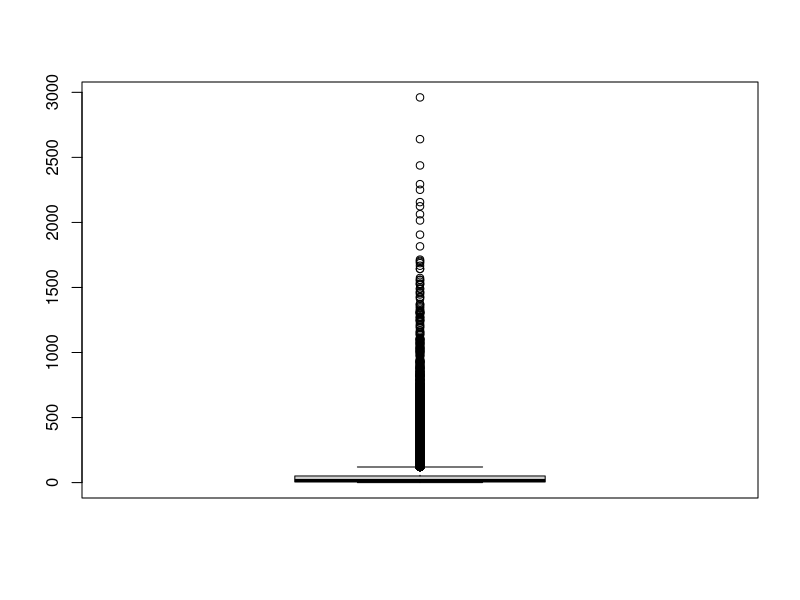
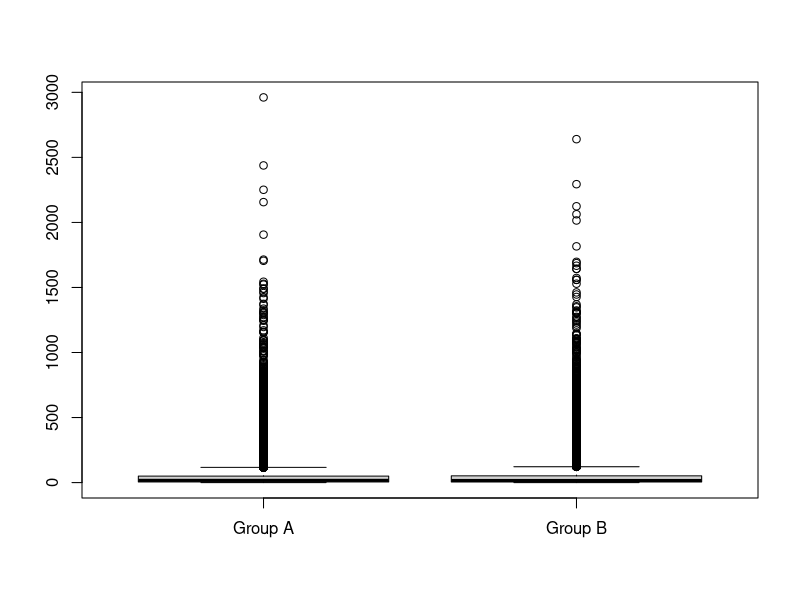
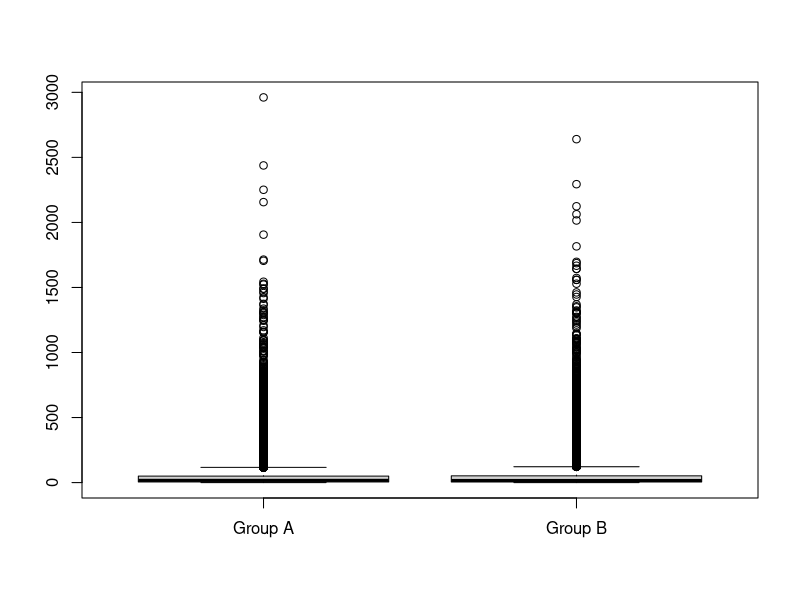
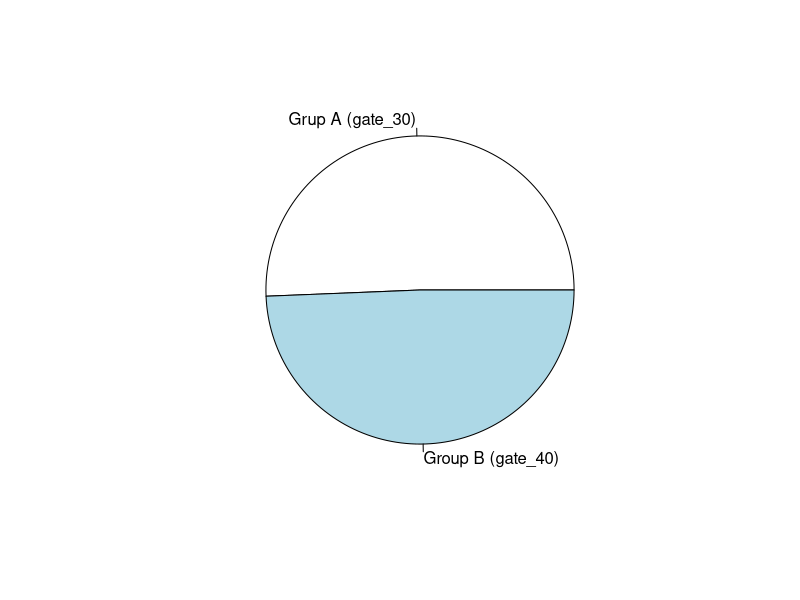
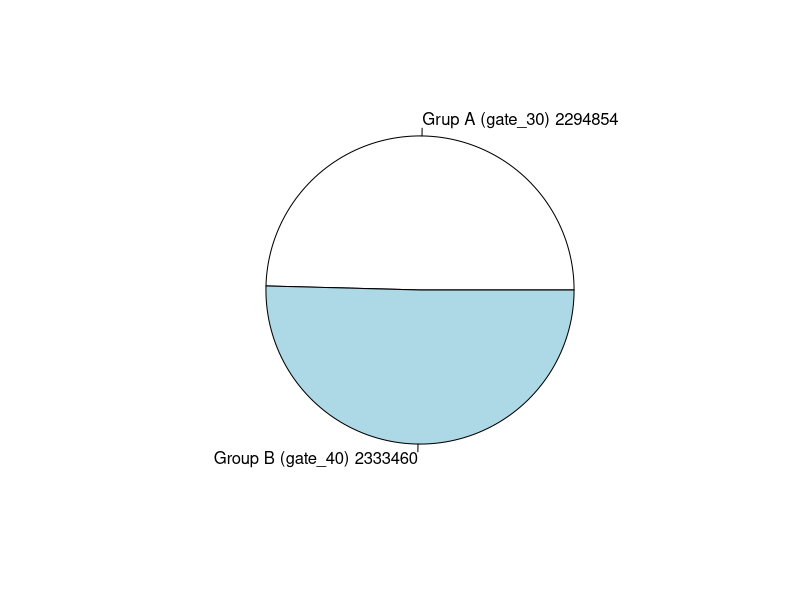
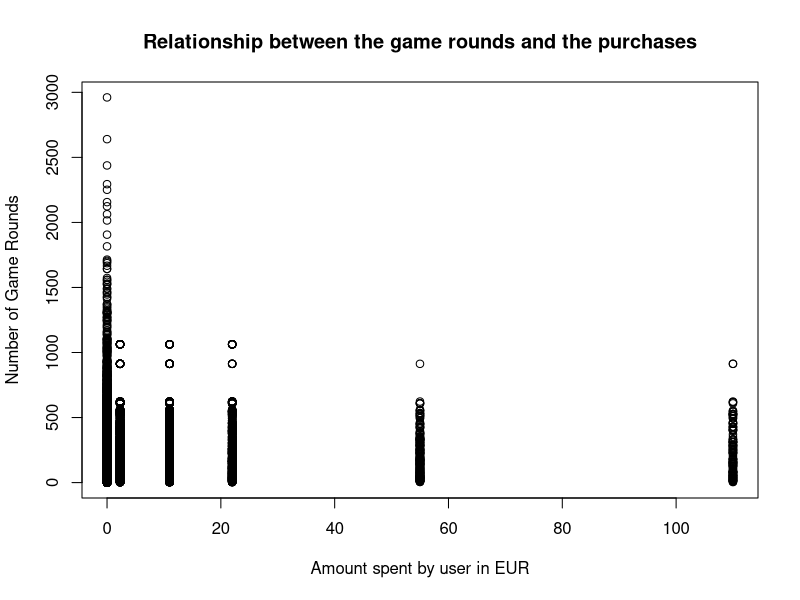
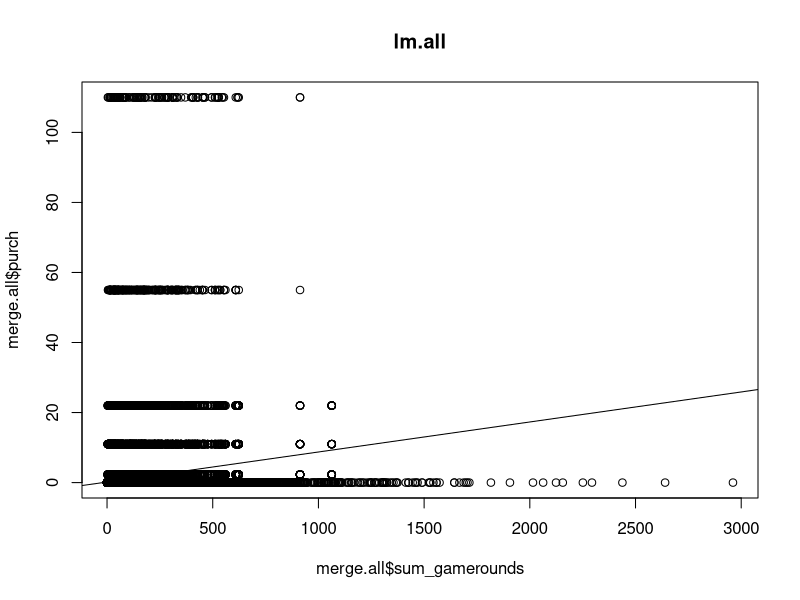
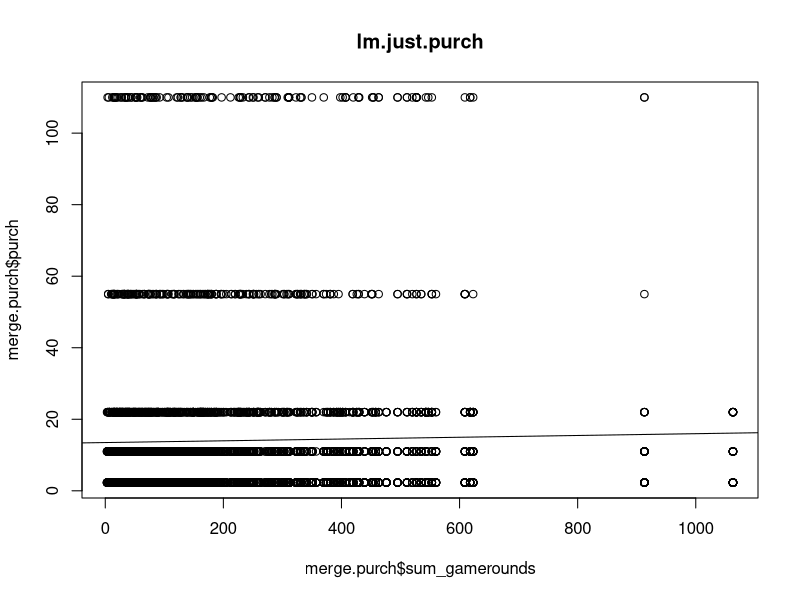

Source code (R) for these figures, in order:
## ---- chunk 1
knitr::opts_chunk$set(echo = TRUE)
## ---- chunk 2
  DS <- read.csv("cookie_cats_ABtest.csv", sep = ",")
  PR <- read.csv("cookie_cats_purch.csv", sep = ",")
  
  str(DS)
  str(PR)
## ---- chunk 3
  naUserid <- which(is.na(DS$userid)) ; naUserid
  DS <- DS[-naUserid, ]
## ---- chunk 4
  table(DS$retention_1)
  DS$retention_1[DS$retention_1 == "false "] = FALSE
  DS$retention_1[DS$retention_1 == "  true "] = TRUE
  table(DS$retention_1)
## ---- chunk 5
  DS <- DS[-which.max(DS$sum_gamerounds), ]
## ---- chunk 6
  inexistentValues <- which((PR$id %in% DS$userid) == FALSE) ; inexistentValues
  PR <- PR[-inexistentValues, ]
  which((PR$id %in% DS$userid) == FALSE)
## ---- chunk 7
  naPurch <- which(is.na(PR$purch)) ; naPurch
  PR <- PR[-naPurch, ]
## ---- chunk 8
  PR['purch'] <-  as.numeric(gsub("[a-zA-Z]","", PR$purch))
## ---- chunk 9
  PR$purch[PR$purch < 0] <- -(PR$purch[PR$purch < 0])
  unique(PR$purch)
## ---- chunk 10
  nrow(DS)
## ---- chunk 11
  table(DS$version)
## ---- chunk 12
  boxplot(DS$sum_gamerounds)
  groupA <- DS$sum_gamerounds[DS$version == "gate_30"]
  groupB <- DS$sum_gamerounds[DS$version == "gate_40"]
  boxplot(groupA, groupB, names = c("Group A", "Group B"))
## ---- chunk 13
  activeUsersDay1 <- sum(DS$retention_1 == TRUE)
  totalUsers <- nrow(DS)
  percentageRetentionDay1 <- activeUsersDay1 * 100 / totalUsers
  paste(as.character(round(percentageRetentionDay1, 3)),"%")
## ---- chunk 14
  activeUsersDay7 <- sum(DS$retention_1 == TRUE & DS$retention_7 == TRUE)
  percentageRetentionDay7 <- activeUsersDay7 * 100 / totalUsers
  paste(as.character(round(percentageRetentionDay7, 3)),"%")
## ---- chunk 15
  non.playing.users <- sum(DS$retention_1 == FALSE & DS$retention_7 == FALSE) ; non.playing.users
## ---- chunk 16
  percentageNonPlayingUsers <- non.playing.users * 100 / totalUsers
  paste(as.character(round(percentageNonPlayingUsers, 2)),"%")
## ---- chunk 17
  num.users.DS <- nrow(DS)
  num.users.PR <- nrow(PR)
  PR.AND.DS.USERS <- sum(num.users.DS, num.users.PR)
  
  percentage.paying.users <- num.users.PR * 100 / PR.AND.DS.USERS
  paste(as.character(round(percentage.paying.users, 2)), "%")
## ---- chunk 18
  repeated <- length(table(PR$id))
  percentage.multiple.purchases <- repeated * 100 / num.users.PR
  paste(as.character(round(percentage.multiple.purchases, 2)), "%")
## ---- chunk 19
  mean <- mean(PR$purch) ; mean
  # <- max(PR$purch) ; max esta mal, s'ha de mirar el maxim total de compres per usuari, no la compra mes cara
  
## ---- chunk 20
 boxplot(groupA, groupB, names = c("Group A", "Group B"))
## ---- chunk 21
 GroupAtotalUsersRetention<-length(DS$userid[DS$retention_1=="TRUE" & DS$retention_7 =="TRUE" & DS$version == "gate_30"]) 
 GroupBtotalUsersRetention<-length(DS$userid[DS$retention_1=="TRUE" & DS$retention_7 =="TRUE" & DS$version == "gate_40"])
 totalUsersWithMaxRetention<- c(GroupAtotalUsersRetention,GroupBtotalUsersRetention)
 pie(totalUsersWithMaxRetention,labels=c("Grup A (gate_30)","Group B (gate_40)"))

## ---- chunk 22
 GroupASumGameRounds<-sum(DS$sum_gamerounds[ DS$version == "gate_30"]) 
 GroupBSumGameRounds<-sum(DS$sum_gamerounds[ DS$version == "gate_40"]) 

 gameRoundsVector<- c(GroupASumGameRounds,GroupBSumGameRounds)
 aTmp<-paste("Grup A (gate_30)",GroupASumGameRounds)
 bTmp<-paste("Group B (gate_40)",GroupBSumGameRounds)
 pie(gameRoundsVector,labels=c( aTmp, bTmp))

## ---- chunk 23
length(DS$userid[DS$version=="gate_30"])
length(DS$userid[DS$version=="gate_40"])
  #stdev <- sqrt(sum((dataset$A)^2) / (length(dataset$A)-1))
## ---- chunk 24
meanGroupA<- mean(DS$sum_gamerounds[DS$version=="gate_30"] )
meanGroupA
meanGroupB<- mean(DS$sum_gamerounds[DS$version=="gate_40"] )
meanGroupB
s1<-sd(DS$sum_gamerounds[DS$version=="gate_30"])
s2<-sd(DS$sum_gamerounds[DS$version=="gate_40"])

Tobs<-(meanGroupA-meanGroupB)/sqrt(s1^2/meanGroupA + s2^2/meanGroupB)
Tobs
  #stdev <- sqrt(sum((dataset$A)^2) / (length(dataset$A)-1))
degreesOfFredom<-(s1^2/meanGroupA + s2^2/meanGroupB)^2 /
  ( ((s1^2/meanGroupA)^2/meanGroupA-1) + ((s2^2/meanGroupB)^2/(meanGroupB-1) ))
degreesOfFredom
## ---- chunk 25
alpha = qt ( 0.05, df=degreesOfFredom,lower.tail=FALSE )#sumGameRounds40-sumGameRounds30>0 creo
alpha
## ---- chunk 26
h0CanBeRejected<-Tobs>alpha
h0CanBeRejected
## ---- chunk 27
p<-pt(Tobs,df=degreesOfFredom,lower.tail=FALSE)
p
alpha
## ---- chunk 28
  library(dplyr)
  merge.all <-merge(DS,PR,by.x="userid",by.y="id", all = TRUE)
  merge.all$purch[is.na(merge.all$purch)] <- 0
  
  merge.purch = merge(DS,PR,by.x="userid",by.y="id")
## ---- chunk 29
  plot(merge.all$purch, merge.all$sum_gamerounds, ylab = "Number of Game Rounds", xlab = "Amount spent by user in EUR", main = "Relationship between the game rounds and the purchases")
## ---- chunk 30
  lm.all <- lm(purch ~ sum_gamerounds, merge.all)
  lm.all
  
  lm.just.purch <- lm(purch ~ sum_gamerounds, merge.purch)
  lm.just.purch
  
  plot(merge.all$sum_gamerounds, merge.all$purch, main = "lm.all")
  abline(lm.all)
  
  plot(merge.purch$sum_gamerounds, merge.purch$purch, main = "lm.just.purch")
  abline(lm.just.purch)
#supuestamente purch es mejor
## ---- chunk 31
  summary(lm.all)
  summary(lm.just.purch)
## ---- chunk 32
  fifty.gamerounds <- 50
  new.ds <- data.frame(sum_gamerounds=fifty.gamerounds)
  prediction = predict(lm.all, new.ds)
  prediction
  
  prediction1 = predict(lm.just.purch, new.ds)
  prediction1
## ---- chunk 33
  simulation.game.rounds <- seq(from = 0, to = 1000, by = 50)
  new.ds <- data.frame(sum_gamerounds=simulation.game.rounds)
  predicted.simulation <- predict(lm.all, new.ds)
  predicted.simulation
  
  predicted.simulation.1 <- predict(lm.just.purch, new.ds)
  predicted.simulation.1
